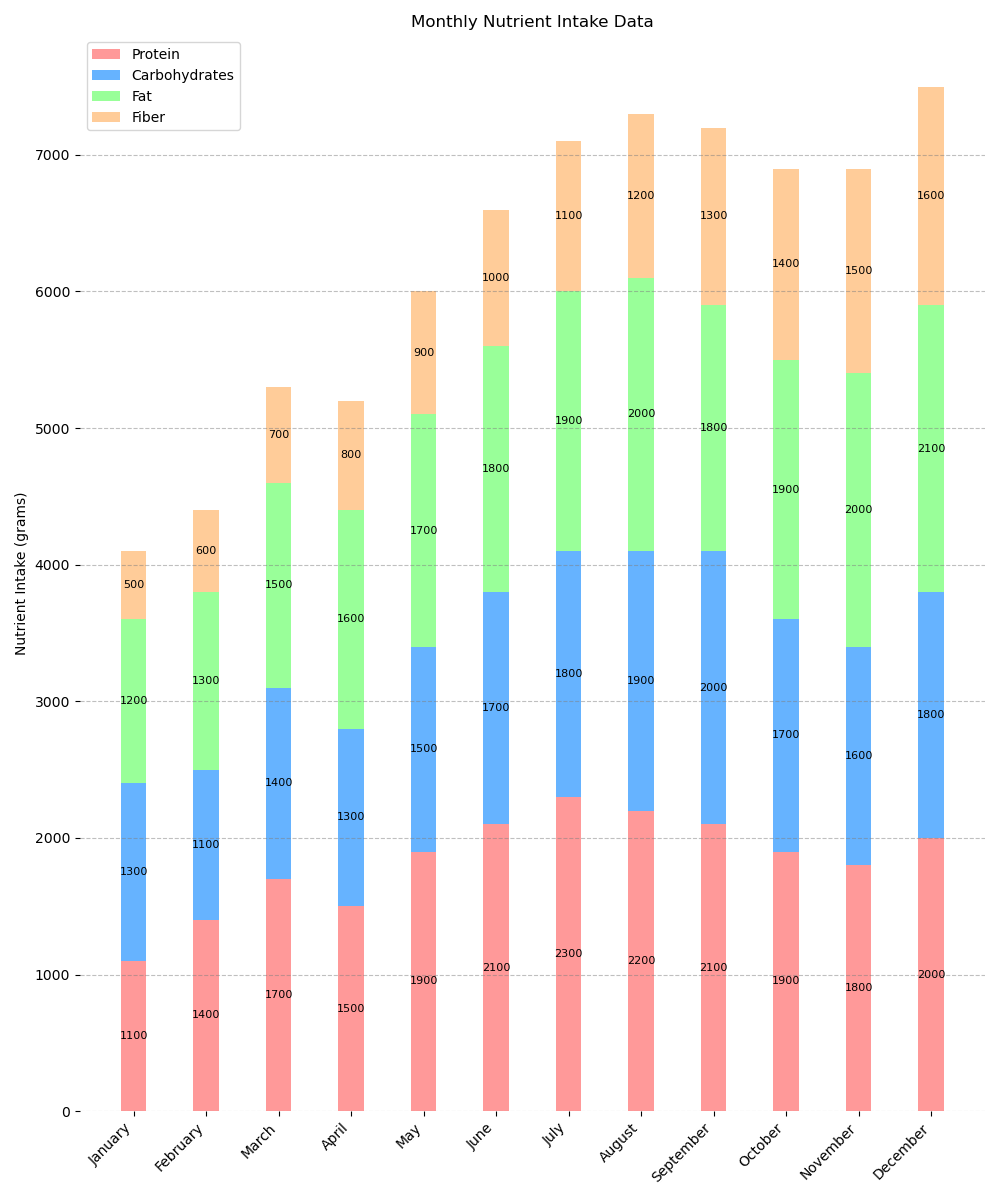

Python code for this plot:

import matplotlib.pyplot as plt

# Data from the table
months = ['January', 'February', 'March', 'April', 'May', 'June', 
          'July', 'August', 'September', 'October', 'November', 'December']
protein = [1100, 1400, 1700, 1500, 1900, 2100, 2300, 2200, 2100, 1900, 1800, 2000]
carbohydrates = [1300, 1100, 1400, 1300, 1500, 1700, 1800, 1900, 2000, 1700, 1600, 1800]
fat = [1200, 1300, 1500, 1600, 1700, 1800, 1900, 2000, 1800, 1900, 2000, 2100]
fiber = [500, 600, 700, 800, 900, 1000, 1100, 1200, 1300, 1400, 1500, 1600]

# Stacked bar data preparation
bar_width = 0.35
indices = range(len(months))

# Plotting
fig, ax = plt.subplots(figsize=(10, 12))

ax.bar(indices, protein, width=bar_width, color='#ff9999', label='Protein')
ax.bar(indices, carbohydrates, width=bar_width, bottom=protein, color='#66b3ff', label='Carbohydrates')
ax.bar(indices, fat, width=bar_width, bottom=[i+j for i,j in zip(protein, carbohydrates)], color='#99ff99', label='Fat')
ax.bar(indices, fiber, width=bar_width, bottom=[i+j+k for i,j,k in zip(protein, carbohydrates, fat)], color='#ffcc99', label='Fiber')

# Labels and Titles
ax.set_ylabel('Nutrient Intake (grams)')
ax.set_title('Monthly Nutrient Intake Data')
ax.set_xticks(indices)
ax.set_xticklabels(months, rotation=45, ha='right')
ax.legend(loc='upper left')

# Remove the spines
for spine in ax.spines.values():
    spine.set_visible(False)

# Grid lines
ax.yaxis.grid(True, linestyle='--', which='major', color='grey', alpha=0.5)

# Numerical labels for each bar segment
for i in range(len(months)):
    ax.text(i, protein[i] / 2, str(protein[i]), ha='center', va='center', color='black', fontsize=8)
    ax.text(i, protein[i] + carbohydrates[i] / 2, str(carbohydrates[i]), ha='center', va='center', color='black', fontsize=8)
    ax.text(i, protein[i] + carbohydrates[i] + fat[i] / 2, str(fat[i]), ha='center', va='center', color='black', fontsize=8)
    ax.text(i, protein[i] + carbohydrates[i] + fat[i] + fiber[i] / 2, str(fiber[i]), ha='center', va='center', color='black', fontsize=8)

# Show plot
plt.tight_layout()
plt.show()
